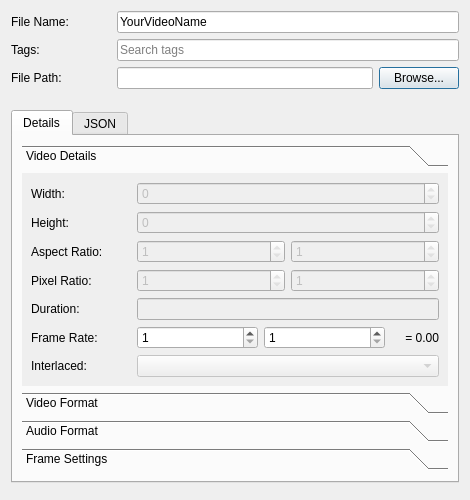
<?xml version="1.0" encoding="UTF-8"?>
<ui version="4.0">
 <class>Dialog</class>
 <widget class="QDialog" name="Dialog">
  <property name="geometry">
   <rect>
    <x>0</x>
    <y>0</y>
    <width>470</width>
    <height>446</height>
   </rect>
  </property>
  <property name="sizePolicy">
   <sizepolicy hsizetype="Preferred" vsizetype="Preferred">
    <horstretch>0</horstretch>
    <verstretch>0</verstretch>
   </sizepolicy>
  </property>
  <property name="windowTitle">
   <string>File Properties</string>
  </property>
  <property name="windowIcon">
   <iconset resource="../../../images/openshot.qrc">
    <normaloff>:/openshot.svg</normaloff>:/openshot.svg</iconset>
  </property>
  <property name="autoFillBackground">
   <bool>false</bool>
  </property>
  <layout class="QGridLayout" name="gridLayout">
   <item row="0" column="0">
    <layout class="QVBoxLayout" name="verticalLayout">
     <item>
      <layout class="QHBoxLayout" name="horizontalLayout_3">
       <item>
        <widget class="QLabel" name="lblFileName">
         <property name="minimumSize">
          <size>
           <width>100</width>
           <height>0</height>
          </size>
         </property>
         <property name="text">
          <string>File Name:</string>
         </property>
        </widget>
       </item>
       <item>
        <widget class="QLineEdit" name="txtFileName">
         <property name="text">
          <string>YourVideoName</string>
         </property>
         <property name="placeholderText">
          <string>Name of file</string>
         </property>
        </widget>
       </item>
      </layout>
     </item>
     <item>
      <layout class="QHBoxLayout" name="horizontalLayout_2">
       <property name="topMargin">
        <number>0</number>
       </property>
       <item>
        <widget class="QLabel" name="lblTags">
         <property name="minimumSize">
          <size>
           <width>100</width>
           <height>0</height>
          </size>
         </property>
         <property name="text">
          <string>Tags:</string>
         </property>
        </widget>
       </item>
       <item>
        <widget class="QLineEdit" name="txtTags">
         <property name="placeholderText">
          <string>Search tags</string>
         </property>
        </widget>
       </item>
      </layout>
     </item>
     <item>
      <layout class="QHBoxLayout" name="horizontalLayout_4">
       <property name="bottomMargin">
        <number>15</number>
       </property>
       <item>
        <widget class="QLabel" name="lblFilePath">
         <property name="minimumSize">
          <size>
           <width>100</width>
           <height>0</height>
          </size>
         </property>
         <property name="text">
          <string>File Path:</string>
         </property>
        </widget>
       </item>
       <item>
        <widget class="QLineEdit" name="txtFilePath">
         <property name="enabled">
          <bool>true</bool>
         </property>
         <property name="readOnly">
          <bool>false</bool>
         </property>
        </widget>
       </item>
       <item>
        <widget class="QPushButton" name="btnBrowse">
         <property name="text">
          <string>Browse...</string>
         </property>
        </widget>
       </item>
      </layout>
     </item>
    </layout>
   </item>
   <item row="4" column="0">
    <widget class="QDialogButtonBox" name="buttonBox"/>
   </item>
   <item row="2" column="0" rowspan="2">
    <widget class="QTabWidget" name="tabWidget">
     <property name="sizePolicy">
      <sizepolicy hsizetype="Preferred" vsizetype="Preferred">
       <horstretch>0</horstretch>
       <verstretch>0</verstretch>
      </sizepolicy>
     </property>
     <property name="autoFillBackground">
      <bool>false</bool>
     </property>
     <property name="styleSheet">
      <string notr="true"/>
     </property>
     <property name="tabShape">
      <enum>QTabWidget::Rounded</enum>
     </property>
     <property name="currentIndex">
      <number>0</number>
     </property>
     <property name="documentMode">
      <bool>false</bool>
     </property>
     <widget class="QWidget" name="Details">
      <attribute name="title">
       <string>Details</string>
      </attribute>
      <layout class="QGridLayout" name="gridLayout_3">
       <item row="1" column="0">
        <spacer name="verticalSpacer">
         <property name="orientation">
          <enum>Qt::Vertical</enum>
         </property>
         <property name="sizeHint" stdset="0">
          <size>
           <width>20</width>
           <height>40</height>
          </size>
         </property>
        </spacer>
       </item>
       <item row="0" column="0">
        <widget class="QToolBox" name="toolBox">
         <property name="sizePolicy">
          <sizepolicy hsizetype="Preferred" vsizetype="MinimumExpanding">
           <horstretch>0</horstretch>
           <verstretch>0</verstretch>
          </sizepolicy>
         </property>
         <property name="frameShape">
          <enum>QFrame::NoFrame</enum>
         </property>
         <property name="frameShadow">
          <enum>QFrame::Plain</enum>
         </property>
         <property name="lineWidth">
          <number>0</number>
         </property>
         <property name="currentIndex">
          <number>0</number>
         </property>
         <widget class="QWidget" name="pageVideoDetails">
          <property name="geometry">
           <rect>
            <x>0</x>
            <y>0</y>
            <width>367</width>
            <height>245</height>
           </rect>
          </property>
          <property name="sizePolicy">
           <sizepolicy hsizetype="Preferred" vsizetype="Preferred">
            <horstretch>0</horstretch>
            <verstretch>0</verstretch>
           </sizepolicy>
          </property>
          <attribute name="label">
           <string>Video Details</string>
          </attribute>
          <layout class="QGridLayout" name="gridLayout_5">
           <property name="sizeConstraint">
            <enum>QLayout::SetNoConstraint</enum>
           </property>
           <item row="1" column="0">
            <layout class="QHBoxLayout" name="horizontalLayout_10">
             <item>
              <widget class="QLabel" name="lblHeight">
               <property name="minimumSize">
                <size>
                 <width>100</width>
                 <height>0</height>
                </size>
               </property>
               <property name="text">
                <string>Height:</string>
               </property>
              </widget>
             </item>
             <item>
              <widget class="QSpinBox" name="txtHeight">
               <property name="enabled">
                <bool>false</bool>
               </property>
               <property name="sizePolicy">
                <sizepolicy hsizetype="Expanding" vsizetype="Fixed">
                 <horstretch>0</horstretch>
                 <verstretch>0</verstretch>
                </sizepolicy>
               </property>
               <property name="readOnly">
                <bool>true</bool>
               </property>
               <property name="minimum">
                <number>0</number>
               </property>
               <property name="maximum">
                <number>9999</number>
               </property>
               <property name="value">
                <number>0</number>
               </property>
              </widget>
             </item>
            </layout>
           </item>
           <item row="3" column="0">
            <layout class="QHBoxLayout" name="horizontalLayout_12">
             <item>
              <widget class="QLabel" name="lblAspectRatio">
               <property name="minimumSize">
                <size>
                 <width>100</width>
                 <height>0</height>
                </size>
               </property>
               <property name="text">
                <string>Aspect Ratio:</string>
               </property>
              </widget>
             </item>
             <item>
              <widget class="QSpinBox" name="txtAspectRatioNum">
               <property name="enabled">
                <bool>false</bool>
               </property>
               <property name="sizePolicy">
                <sizepolicy hsizetype="Expanding" vsizetype="Fixed">
                 <horstretch>0</horstretch>
                 <verstretch>0</verstretch>
                </sizepolicy>
               </property>
               <property name="readOnly">
                <bool>true</bool>
               </property>
               <property name="minimum">
                <number>1</number>
               </property>
               <property name="maximum">
                <number>2147483647</number>
               </property>
              </widget>
             </item>
             <item>
              <widget class="QSpinBox" name="txtAspectRatioDen">
               <property name="enabled">
                <bool>false</bool>
               </property>
               <property name="sizePolicy">
                <sizepolicy hsizetype="Expanding" vsizetype="Fixed">
                 <horstretch>0</horstretch>
                 <verstretch>0</verstretch>
                </sizepolicy>
               </property>
               <property name="readOnly">
                <bool>true</bool>
               </property>
               <property name="minimum">
                <number>1</number>
               </property>
               <property name="maximum">
                <number>2147483647</number>
               </property>
              </widget>
             </item>
            </layout>
           </item>
           <item row="4" column="0">
            <layout class="QHBoxLayout" name="horizontalLayout_13">
             <item>
              <widget class="QLabel" name="lblPixelRatio">
               <property name="minimumSize">
                <size>
                 <width>100</width>
                 <height>0</height>
                </size>
               </property>
               <property name="text">
                <string>Pixel Ratio:</string>
               </property>
              </widget>
             </item>
             <item>
              <widget class="QSpinBox" name="txtPixelRatioNum">
               <property name="enabled">
                <bool>false</bool>
               </property>
               <property name="sizePolicy">
                <sizepolicy hsizetype="Expanding" vsizetype="Fixed">
                 <horstretch>0</horstretch>
                 <verstretch>0</verstretch>
                </sizepolicy>
               </property>
               <property name="readOnly">
                <bool>true</bool>
               </property>
               <property name="minimum">
                <number>1</number>
               </property>
               <property name="maximum">
                <number>2147483647</number>
               </property>
              </widget>
             </item>
             <item>
              <widget class="QSpinBox" name="txtPixelRatioDen">
               <property name="enabled">
                <bool>false</bool>
               </property>
               <property name="sizePolicy">
                <sizepolicy hsizetype="Expanding" vsizetype="Fixed">
                 <horstretch>0</horstretch>
                 <verstretch>0</verstretch>
                </sizepolicy>
               </property>
               <property name="readOnly">
                <bool>true</bool>
               </property>
               <property name="minimum">
                <number>1</number>
               </property>
               <property name="maximum">
                <number>2147483647</number>
               </property>
              </widget>
             </item>
            </layout>
           </item>
           <item row="5" column="0">
            <layout class="QHBoxLayout" name="horizontalLayout_duration">
             <item>
              <widget class="QLabel" name="lblDuration">
               <property name="minimumSize">
                <size>
                 <width>100</width>
                 <height>0</height>
                </size>
               </property>
               <property name="text">
                <string>Duration:</string>
               </property>
              </widget>
             </item>
             <item>
              <widget class="QLineEdit" name="txtDuration">
               <property name="enabled">
                <bool>false</bool>
               </property>
               <property name="readOnly">
                <bool>true</bool>
               </property>
              </widget>
             </item>
            </layout>
           </item>
           <item row="6" column="0">
            <layout class="QHBoxLayout" name="horizontalLayout_14">
             <item>
              <widget class="QLabel" name="lblFrameRate">
               <property name="minimumSize">
                <size>
                 <width>100</width>
                 <height>0</height>
                </size>
               </property>
               <property name="text">
                <string>Frame Rate:</string>
               </property>
              </widget>
             </item>
             <item>
              <widget class="QSpinBox" name="txtFrameRateNum">
               <property name="sizePolicy">
                <sizepolicy hsizetype="Expanding" vsizetype="Fixed">
                 <horstretch>0</horstretch>
                 <verstretch>0</verstretch>
                </sizepolicy>
               </property>
               <property name="minimum">
                <number>1</number>
               </property>
               <property name="maximum">
                <number>2147483647</number>
               </property>
              </widget>
             </item>
             <item>
              <widget class="QSpinBox" name="txtFrameRateDen">
               <property name="sizePolicy">
                <sizepolicy hsizetype="Expanding" vsizetype="Fixed">
                 <horstretch>0</horstretch>
                 <verstretch>0</verstretch>
                </sizepolicy>
               </property>
               <property name="minimum">
                <number>1</number>
               </property>
               <property name="maximum">
                <number>2147483647</number>
               </property>
              </widget>
             </item>
             <item>
             <widget class="QLabel" name="lblFrameRateValueDisplay">
               <property name="sizePolicy">
                <sizepolicy hsizetype="Preferred" vsizetype="Preferred">
                 <horstretch>0</horstretch>
                 <verstretch>0</verstretch>
                </sizepolicy>
               </property>
               <property name="minimumSize">
                <size>
                 <width>48</width>
                 <height>0</height>
                </size>
               </property>
               <property name="text">
                <string>= 0.00</string>
               </property>
               <property name="alignment">
                <set>Qt::AlignRight|Qt::AlignTrailing|Qt::AlignVCenter</set>
               </property>
              </widget>
             </item>
            </layout>
           </item>
           <item row="7" column="0">
            <layout class="QHBoxLayout" name="horizontalLayout_15">
             <property name="bottomMargin">
              <number>0</number>
             </property>
             <item>
              <widget class="QLabel" name="lblInterlaced">
               <property name="minimumSize">
                <size>
                 <width>100</width>
                 <height>0</height>
                </size>
               </property>
               <property name="text">
                <string>Interlaced:</string>
               </property>
              </widget>
             </item>
             <item>
              <widget class="QComboBox" name="cboInterlaced">
               <property name="enabled">
                <bool>false</bool>
               </property>
               <property name="sizePolicy">
                <sizepolicy hsizetype="Expanding" vsizetype="Fixed">
                 <horstretch>0</horstretch>
                 <verstretch>0</verstretch>
                </sizepolicy>
               </property>
              </widget>
             </item>
            </layout>
           </item>
           <item row="0" column="0">
            <layout class="QHBoxLayout" name="horizontalLayout_11">
             <item>
              <widget class="QLabel" name="lblWidth">
               <property name="minimumSize">
                <size>
                 <width>100</width>
                 <height>0</height>
                </size>
               </property>
               <property name="text">
                <string>Width:</string>
               </property>
              </widget>
             </item>
             <item>
              <widget class="QSpinBox" name="txtWidth">
               <property name="enabled">
                <bool>false</bool>
               </property>
               <property name="sizePolicy">
                <sizepolicy hsizetype="Expanding" vsizetype="Fixed">
                 <horstretch>0</horstretch>
                 <verstretch>0</verstretch>
                </sizepolicy>
               </property>
               <property name="readOnly">
                <bool>true</bool>
               </property>
               <property name="minimum">
                <number>0</number>
               </property>
               <property name="maximum">
                <number>9999</number>
               </property>
               <property name="value">
                <number>0</number>
               </property>
              </widget>
             </item>
            </layout>
           </item>
          </layout>
         </widget>
         <widget class="QWidget" name="pageVideoFormat">
          <property name="geometry">
           <rect>
            <x>0</x>
            <y>0</y>
            <width>367</width>
            <height>127</height>
           </rect>
          </property>
          <attribute name="label">
           <string>Video Format</string>
          </attribute>
          <layout class="QGridLayout" name="gridLayout_7">
           <item row="0" column="0">
            <layout class="QHBoxLayout" name="horizontalLayout_17">
             <item>
              <widget class="QLabel" name="lblVideoFormat">
               <property name="minimumSize">
                <size>
                 <width>100</width>
                 <height>0</height>
                </size>
               </property>
               <property name="text">
                <string>Video Format:</string>
               </property>
              </widget>
             </item>
             <item>
              <widget class="QLineEdit" name="txtVideoFormat">
               <property name="enabled">
                <bool>false</bool>
               </property>
               <property name="readOnly">
                <bool>true</bool>
               </property>
               <property name="placeholderText">
                <string>No video stream found</string>
               </property>
              </widget>
             </item>
            </layout>
           </item>
           <item row="1" column="0">
            <layout class="QHBoxLayout" name="horizontalLayout_18">
             <item>
              <widget class="QLabel" name="lblVideoCodec">
               <property name="minimumSize">
                <size>
                 <width>100</width>
                 <height>0</height>
                </size>
               </property>
               <property name="text">
                <string>Video Codec:</string>
               </property>
              </widget>
             </item>
             <item>
              <widget class="QLineEdit" name="txtVideoCodec">
               <property name="enabled">
                <bool>false</bool>
               </property>
               <property name="readOnly">
                <bool>true</bool>
               </property>
               <property name="placeholderText">
                <string>No video stream found</string>
               </property>
              </widget>
             </item>
            </layout>
           </item>
           <item row="2" column="0">
            <layout class="QHBoxLayout" name="horizontalLayout_19">
             <property name="bottomMargin">
              <number>0</number>
             </property>
             <item>
              <widget class="QLabel" name="lblVideoBitrate">
               <property name="minimumSize">
                <size>
                 <width>100</width>
                 <height>0</height>
                </size>
               </property>
               <property name="text">
                <string>Bit Rate / Quality:</string>
               </property>
              </widget>
             </item>
             <item>
              <widget class="QSpinBox" name="txtVideoBitRate">
               <property name="enabled">
                <bool>false</bool>
               </property>
               <property name="sizePolicy">
                <sizepolicy hsizetype="Expanding" vsizetype="Fixed">
                 <horstretch>0</horstretch>
                 <verstretch>0</verstretch>
                </sizepolicy>
               </property>
               <property name="readOnly">
                <bool>true</bool>
               </property>
               <property name="maximum">
                <number>99999999</number>
               </property>
              </widget>
             </item>
            </layout>
           </item>
          </layout>
         </widget>
         <widget class="QWidget" name="pageAudioFormat">
          <property name="geometry">
           <rect>
            <x>0</x>
            <y>0</y>
            <width>367</width>
            <height>205</height>
           </rect>
          </property>
          <attribute name="label">
           <string>Audio Format</string>
          </attribute>
          <layout class="QGridLayout" name="gridLayout_8">
           <item row="1" column="0">
            <layout class="QHBoxLayout" name="layoutAudio_SampleRate">
             <item>
              <widget class="QLabel" name="lblSampleRate">
               <property name="minimumSize">
                <size>
                 <width>100</width>
                 <height>0</height>
                </size>
               </property>
               <property name="text">
                <string>Sample Rate:</string>
               </property>
              </widget>
             </item>
             <item>
              <widget class="QSpinBox" name="txtSampleRate">
               <property name="enabled">
                <bool>false</bool>
               </property>
               <property name="sizePolicy">
                <sizepolicy hsizetype="Expanding" vsizetype="Fixed">
                 <horstretch>0</horstretch>
                 <verstretch>0</verstretch>
                </sizepolicy>
               </property>
               <property name="readOnly">
                <bool>true</bool>
               </property>
               <property name="minimum">
                <number>0</number>
               </property>
               <property name="maximum">
                <number>128000</number>
               </property>
               <property name="value">
                <number>0</number>
               </property>
              </widget>
             </item>
            </layout>
           </item>
           <item row="0" column="0">
            <layout class="QHBoxLayout" name="layoutAudio_Codec">
             <item>
              <widget class="QLabel" name="lblAudioCodec">
               <property name="minimumSize">
                <size>
                 <width>100</width>
                 <height>0</height>
                </size>
               </property>
               <property name="text">
                <string>Audio Codec:</string>
               </property>
              </widget>
             </item>
             <item>
              <widget class="QLineEdit" name="txtAudioCodec">
               <property name="enabled">
                <bool>false</bool>
               </property>
               <property name="readOnly">
                <bool>true</bool>
               </property>
               <property name="placeholderText">
                <string>No audio stream found</string>
               </property>
              </widget>
             </item>
            </layout>
           </item>
           <item row="4" column="0">
            <layout class="QHBoxLayout" name="layoutAudio_Bitrate">
             <item>
              <widget class="QLabel" name="lblAudioBitrate">
               <property name="minimumSize">
                <size>
                 <width>100</width>
                 <height>0</height>
                </size>
               </property>
               <property name="text">
                <string>Bit Rate / Quality:</string>
               </property>
              </widget>
             </item>
             <item>
              <widget class="QSpinBox" name="txtAudioBitRate">
               <property name="enabled">
                <bool>false</bool>
               </property>
               <property name="sizePolicy">
                <sizepolicy hsizetype="Expanding" vsizetype="Fixed">
                 <horstretch>0</horstretch>
                 <verstretch>0</verstretch>
                </sizepolicy>
               </property>
               <property name="readOnly">
                <bool>true</bool>
               </property>
               <property name="maximum">
                <number>99999999</number>
               </property>
              </widget>
             </item>
            </layout>
           </item>
           <item row="2" column="0">
            <layout class="QHBoxLayout" name="layoutAudio_Channels">
             <item>
              <widget class="QLabel" name="lblChannels">
               <property name="minimumSize">
                <size>
                 <width>100</width>
                 <height>0</height>
                </size>
               </property>
               <property name="text">
                <string># of Channels:</string>
               </property>
              </widget>
             </item>
             <item>
              <widget class="QSpinBox" name="txtChannels">
               <property name="enabled">
                <bool>false</bool>
               </property>
               <property name="sizePolicy">
                <sizepolicy hsizetype="Expanding" vsizetype="Fixed">
                 <horstretch>0</horstretch>
                 <verstretch>0</verstretch>
                </sizepolicy>
               </property>
               <property name="readOnly">
                <bool>true</bool>
               </property>
               <property name="minimum">
                <number>0</number>
               </property>
               <property name="maximum">
                <number>9</number>
               </property>
               <property name="value">
                <number>0</number>
               </property>
              </widget>
             </item>
            </layout>
           </item>
           <item row="3" column="0">
            <layout class="QHBoxLayout" name="layoutAudio_ChannelLayout">
             <property name="topMargin">
              <number>0</number>
             </property>
             <item>
              <widget class="QLabel" name="lblChannelLayout">
               <property name="minimumSize">
                <size>
                 <width>100</width>
                 <height>0</height>
                </size>
               </property>
               <property name="text">
                <string>Channel Layout:</string>
               </property>
              </widget>
             </item>
             <item>
              <widget class="QComboBox" name="cboChannelLayout">
               <property name="enabled">
                <bool>false</bool>
               </property>
               <property name="sizePolicy">
                <sizepolicy hsizetype="Expanding" vsizetype="Fixed">
                 <horstretch>0</horstretch>
                 <verstretch>0</verstretch>
                </sizepolicy>
               </property>
              </widget>
             </item>
            </layout>
           </item>
          </layout>
         </widget>
         <widget class="QWidget" name="pageFrameSettings">
          <property name="geometry">
           <rect>
            <x>0</x>
            <y>0</y>
            <width>367</width>
            <height>90</height>
           </rect>
          </property>
          <attribute name="label">
           <string>Frame Settings</string>
          </attribute>
          <layout class="QGridLayout" name="gridLayout_4">
           <item row="1" column="0">
            <layout class="QHBoxLayout" name="horizontalLayout">
             <item>
              <widget class="QLabel" name="lblEndFrame">
               <property name="minimumSize">
                <size>
                 <width>100</width>
                 <height>0</height>
                </size>
               </property>
               <property name="text">
                <string>End Frame:</string>
               </property>
              </widget>
             </item>
             <item>
              <widget class="QSpinBox" name="txtEndFrame">
               <property name="sizePolicy">
                <sizepolicy hsizetype="Expanding" vsizetype="Fixed">
                 <horstretch>0</horstretch>
                 <verstretch>0</verstretch>
                </sizepolicy>
               </property>
               <property name="minimum">
                <number>1</number>
               </property>
               <property name="maximum">
                <number>99999999</number>
               </property>
              </widget>
             </item>
            </layout>
           </item>
           <item row="0" column="0">
            <layout class="QHBoxLayout" name="horizontalLayout_5">
             <item>
              <widget class="QLabel" name="lblStartFrame">
               <property name="sizePolicy">
                <sizepolicy hsizetype="Preferred" vsizetype="Preferred">
                 <horstretch>0</horstretch>
                 <verstretch>0</verstretch>
                </sizepolicy>
               </property>
               <property name="minimumSize">
                <size>
                 <width>100</width>
                 <height>0</height>
                </size>
               </property>
               <property name="text">
                <string>Start Frame:</string>
               </property>
              </widget>
             </item>
             <item>
              <widget class="QSpinBox" name="txtStartFrame">
               <property name="sizePolicy">
                <sizepolicy hsizetype="Expanding" vsizetype="Fixed">
                 <horstretch>0</horstretch>
                 <verstretch>0</verstretch>
                </sizepolicy>
               </property>
               <property name="minimum">
                <number>1</number>
               </property>
               <property name="maximum">
                <number>99999999</number>
               </property>
              </widget>
             </item>
            </layout>
           </item>
          </layout>
         </widget>
        </widget>
       </item>
      </layout>
     </widget>
     <widget class="QWidget" name="Output">
      <attribute name="title">
       <string>JSON</string>
      </attribute>
      <layout class="QGridLayout" name="gridLayout_3">
       <item row="0" column="0">
        <widget class="QTextEdit" name="txtOutput">
         <property name="geometry">
         <rect>
          <x>0</x>
          <y>0</y>
          <width>391</width>
          <height>411</height>
         </rect>
        </property>
         <property name="sizePolicy">
         <sizepolicy hsizetype="Expanding" vsizetype="Expanding">
          <horstretch>1</horstretch>
          <verstretch>1</verstretch>
         </sizepolicy>
        </property>
         <property name="sizeAdjustPolicy">
         <enum>QAbstractScrollArea::AdjustToContents</enum>
        </property>
         <property name="undoRedoEnabled">
         <bool>false</bool>
        </property>
         <property name="lineWrapMode">
          <enum>QTextEdit::NoWrap</enum>
         </property>
         <property name="readOnly">
          <bool>true</bool>
         </property>
         <property name="textInteractionFlags">
          <set>Qt::TextSelectableByKeyboard|Qt::TextSelectableByMouse</set>
         </property>
        </widget>
       </item>
      </layout>
     </widget>
    </widget>
   </item>

  </layout>
 </widget>
 <resources/>
 <connections>
  <connection>
   <sender>buttonBox</sender>
   <signal>accepted()</signal>
   <receiver>Dialog</receiver>
   <slot>accept()</slot>
   <hints>
    <hint type="sourcelabel">
     <x>59</x>
     <y>24</y>
    </hint>
    <hint type="destinationlabel">
     <x>249</x>
     <y>170</y>
    </hint>
   </hints>
  </connection>
  <connection>
   <sender>buttonBox</sender>
   <signal>rejected()</signal>
   <receiver>Dialog</receiver>
   <slot>reject()</slot>
   <hints>
    <hint type="sourcelabel">
     <x>59</x>
     <y>24</y>
    </hint>
    <hint type="destinationlabel">
     <x>249</x>
     <y>170</y>
    </hint>
   </hints>
  </connection>
 </connections>
</ui>
